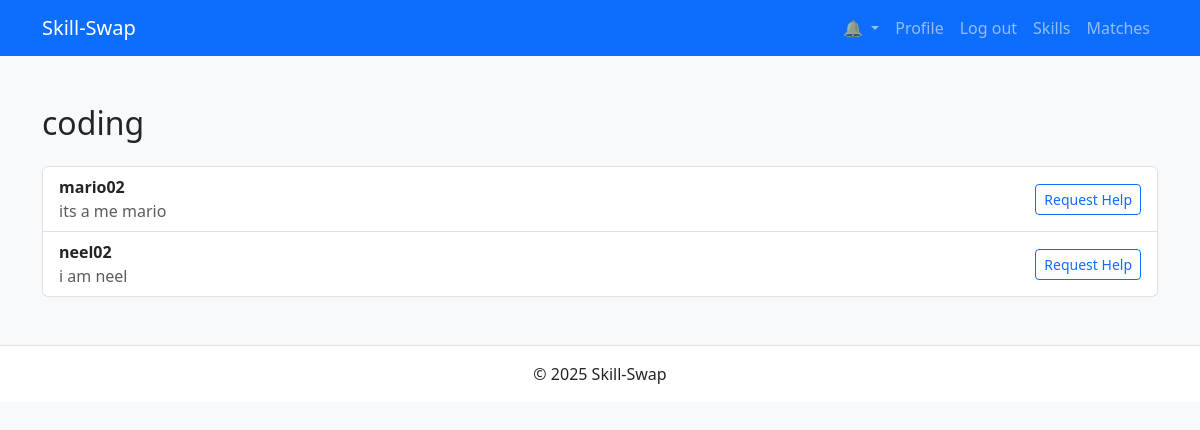
/skills/detail/2/ (signed in), run on the app's committed database.
### skills/models.py (models this page shows, shortened)
class Skill(models.Model):
    name = models.CharField(max_length=50, unique=True)

### users/models.py (models this page shows, shortened)
class Profile(models.Model):
    user        = models.OneToOneField(User, on_delete=models.CASCADE)
    bio         = models.TextField(blank=True)
    skills      = models.ManyToManyField('skills.Skill', blank=True, related_name='holders')

class User(AbstractUser):
    pass

### skills/views.py (the view)
# urls.py: path('detail/<int:pk>/', SkillDetailView.as_view(), name='detail'),
class SkillDetailView(LoginRequiredMixin, generic.DetailView):
    model = Skill
    template_name = 'skills/detail.html'
    context_object_name = 'skill'
    def get_context_data(self, **kwargs):
        ctx = super().get_context_data(**kwargs)
        user_profile = self.request.user.profile
        skill = self.object
        holders = skill.holders.exclude(pk=user_profile.pk)
        ctx['holders'] = holders
        ctx['requested_helpers'] = Match.objects.filter(
            seeker=user_profile, skill=skill
        ).values_list('helper_id', flat=True)
        outgoing = set(Match.objects.filter(seeker=user_profile)
                       .values_list('helper_id', flat=True))
        incoming = set(Match.objects.filter(helper=user_profile)
                       .values_list('seeker_id', flat=True))
        ctx['mutual_helpers'] = outgoing.intersection(incoming)
        return ctx

### notifications/context_processors.py (called while the page is built)
def unread_notifications(request):
    if request.user.is_authenticated:
        qs = Notification.objects.filter(
            user=request.user, is_read=False
        ).order_by('-created')
        return {'unread_notifications': qs}
    return {}

### templates/skills/detail.html (shortened to what this page needs)
{% extends "base.html" %}
{% block content %}
  <h2 class="mb-4">{{ skill.name }}</h2>
  {% if holders %}
    <div class="list-group">
      {% for holder in holders %}
        <div class="list-group-item d-flex justify-content-between align-items-center">
          <div>
            <strong>{{ holder.user.username }}</strong>
            <p class="mb-0 text-muted">{{ holder.bio|truncatechars:50 }}</p>
          </div>
          <div>
            {% if holder.pk in mutual_helpers %}
              <span class="badge bg-success">Matched</span>
              <a href="{% url 'chat:list' %}" class="btn btn-sm btn-primary ms-2">Chat</a>
            {% elif holder.pk in requested_helpers %}
              <button class="btn btn-sm btn-secondary" disabled>Requested</button>
            {% else %}
              <form method="post" action="{% url 'skills:request' skill.pk holder.pk %}">
                <button type="submit" class="btn btn-sm btn-outline-primary">Request Help</button>
              </form>
            {% endif %}
          </div>
        </div>
      {% endfor %}
    </div>
  {% else %}
    <p>No one is offering this skill yet.</p>
  {% endif %}
{% endblock %}

### static/css/site.css (style rules this page uses)
body { font-family: "Segoe UI", sans-serif; }

### data on the page
Skill: name "coding"
Profile: user.username "mario02", bio "its a me mario", shows "Request Help"
Profile: user.username "neel02", bio "i am neel", shows "Request Help"
